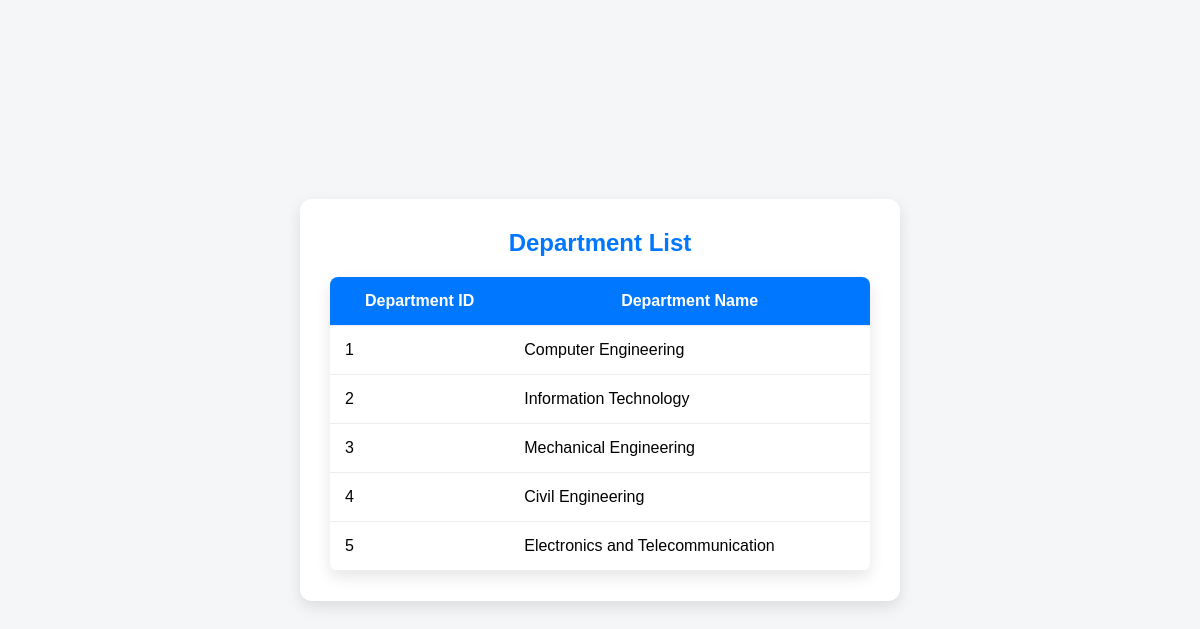
The page /departments.php on the database its author committed.
### tables this page shows
CREATE TABLE `department` (
  `Dept_ID` int(11) NOT NULL,
  `Dept_Name` varchar(100) NOT NULL
);

### departments.php (the view, shortened to what this page needs)
<?php
include("db_config.php");
$sql = "SELECT * FROM department";
$result = $conn->query($sql);
?>
<!DOCTYPE html>
<html lang="en">
<head>
    <link rel="stylesheet" href="departments.css">
</head>
<body>
    <div class="department-container">
        <h2>Department List</h2>
        <table class="department-table">
            <tr>
                <th>Department ID</th>
                <th>Department Name</th>
            </tr>
            <?php while ($row = $result->fetch_assoc()): ?>
            <tr>
                <td><?php echo htmlspecialchars($row['Dept_ID']); ?></td>
                <td><?php echo htmlspecialchars($row['Dept_Name']); ?></td>
            </tr>
            <?php endwhile; ?>
        </table>
    </div>
</body>
</html>

### departments.css (style rules this page uses)
* { margin: 0; padding: 0; box-sizing: border-box; font-family: 'Poppins', sans-serif; }
body { background-color: #f4f6f8; display: flex; flex-direction: column; align-items: center; justify-content: center; min-height: 100vh; padding: 20px; }
.department-container { background: white; padding: 30px; border-radius: 12px; box-shadow: 0 6px 15px rgba(0, 0, 0, 0.1); width: 90%; max-width: 600px; text-align: center; }
h2 { margin-bottom: 20px; color: #0077ff; }
.department-table { width: 100%; border-collapse: collapse; background-color: white; border-radius: 8px; overflow: hidden; box-shadow: 0 6px 15px rgba(0, 0, 0, 0.1); }
.department-table th, .department-table td { padding: 15px; text-align: left; border-bottom: 1px solid #eee; }
.department-table th { background-color: #0077ff; color: white; text-align: center; }

### rows shown on the page
department: Dept_ID "1", Dept_Name "Computer Engineering"
department: Dept_ID "2", Dept_Name "Information Technology"
department: Dept_ID "3", Dept_Name "Mechanical Engineering"
department: Dept_ID "4", Dept_Name "Civil Engineering"
department: Dept_ID "5", Dept_Name "Electronics and Telecommunication"
